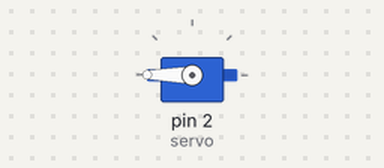
This sketch was run on a simulated Arduino Uno, built with avr-gcc and run on an emulated ATmega328P. On the bench: servo.

Above: at 1.05 s.
Timing chart, 0 to 5.6 s (numbered marks = the images above):
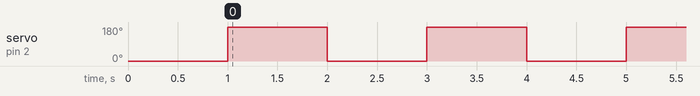

Measured:
- by itself, servo on pin 2 (servo): alternates 180° for 1.0 s and 0° for 1.0 s

The sketch:

unit2-05.ino
```cpp
/*
  Created by: Cristiano S
  Created on: March 2023

  Spins a servo 180 degrees
*/

#include <Servo.h>

Servo servo;

void setup()
{
  servo.attach(2); // Attach servo to pin 2
  servo.write(0);  // Set servo to 0 degrees
  delay(1000);     // Wait for 1000 millisecond(s)
}

void loop()
{
  servo.write(180);
  delay(1000);
  servo.write(0);
  delay(1000);
}
```
